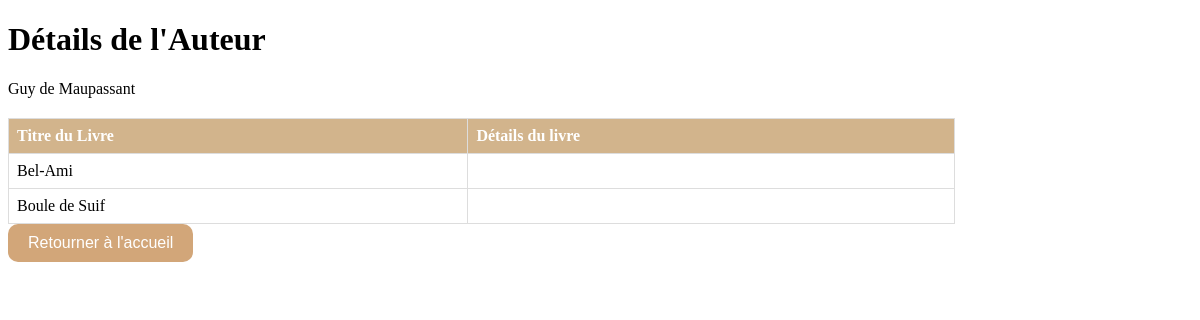
The app's page /author-detail/3/ with its own data.
### backoffice/models.py (models this page shows, shortened)
class Author(models.Model):
    aut_id = models.AutoField(primary_key=True)
    aut_author = models.CharField(max_length=50)
    aut_year_born = models.SmallIntegerField()

class BookAuthor(models.Model):
    BookAuthor_author = models.ForeignKey(Author, on_delete=models.CASCADE)
    BookAuthor_book = models.ForeignKey(Book, on_delete=models.CASCADE)

class Book(models.Model):
    book_id = models.AutoField(primary_key=True)
    book_name = models.CharField(max_length=255)
    book_type = models.SmallIntegerField()
    book_publisher = models.ForeignKey(Publisher, on_delete=models.CASCADE)
    book_quantite = models.SmallIntegerField()
    book_image = models.ImageField(upload_to='', null=True, blank=True)

### backoffice/views.py (the view)
# urls.py: path('author-detail/<int:aut_id>/', views.author_detail, name='author_detail'), # donne les détais d'un auteurs en fonction de son id
def author_detail(request, aut_id):
    author = Author.objects.get(pk=aut_id)
    return render(request, template_name='authorDetail.html', context={'author': author})

### backoffice/templates/authorDetail.html (shortened to what this page needs)
<!DOCTYPE html>
<html lang="en">
<head>
</head>
<body>
    <h1>Détails de l'Auteur</h1>
    <p>{{ author.aut_author }}</p>
    <table>
        <thead>
            <tr>
                <th>Titre du Livre</th>
                <th>Détails du livre</th>
            </tr>
        </thead>
        <tbody>
            {% for book in author.bookauthor_set.all %}
                <tr>
                    <td>{{ book.BookAuthor_book.book_name }}</td>
                    <td>{% if user.is_authenticated %}<a href="{% url 'reserver_livre' book.BookAuthor_book.book_id %}"><button>Détails</button></a>{% endif %}</td>
                </tr>
            {% endfor %}
        </tbody>
    </table>
    <a href="{% url 'home1' %}"><button>Retourner à l'accueil</button></a>
</body>
</html>

### backoffice/templates/authorDetail.html (style rules this page uses)
table { width: 80%; margin-top: 20px; border-collapse: collapse; }
th, td { border: 1px solid #ddd; padding: 8px; text-align: left; }
th { background-color: #d2b48c; color: #fff; }
button { background-color: #d2a679; color: #fff; padding: 10px 20px; font-size: 16px; border: none; border-radius: 10px; cursor: pointer; transition: background-color 0.3s ease; }

### records on screen
Author: aut_author "Guy de Maupassant"
BookAuthor: BookAuthor_book.book_name "Bel-Ami"
BookAuthor: BookAuthor_book.book_name "Boule de Suif"
